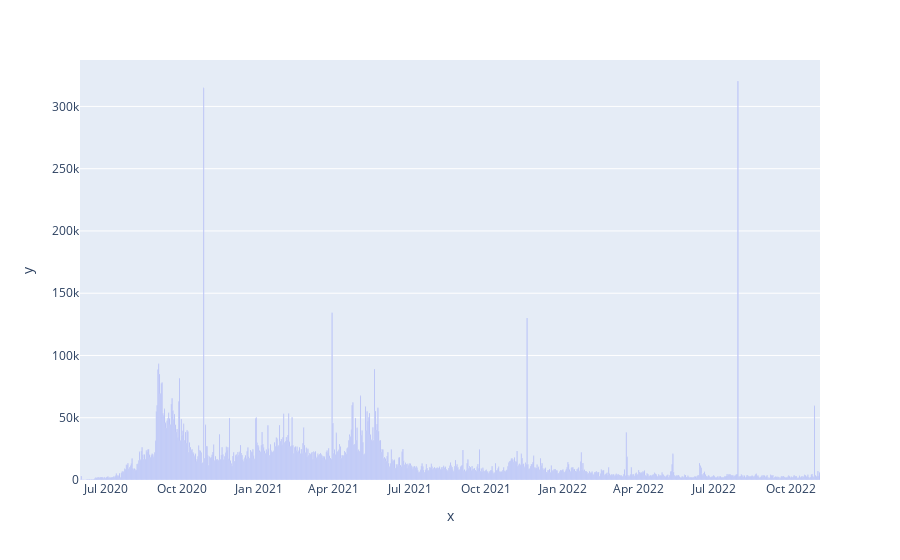

This figure's notebook cell:
### Code cell
fig = px.bar(x=df['ts'], y=df['trading_volumes'])
fig.show()

### Figure 1 — Plotly figure (JSON) as saved in the notebook; plotly's stock layout.template omitted (floating-point values rounded to 4 significant figures; data arrays with more than 128 entries replaced by an {"elided": "..."} marker saying what was removed)
{"data": [{"alignmentgroup": "True", "hovertemplate": "x=%{x}<br>y=%{y}<extra></extra>", "legendgroup": "", "marker": {"color": "#636efa", "pattern": {"shape": ""}}, "name": "", "offsetgroup": "", "orientation": "v", "showlegend": false, "textposition": "auto", "type": "bar", "x": {"elided": "888 str values"}, "xaxis": "x", "y": {"elided": "888 float values"}, "yaxis": "y"}], "layout": {"barmode": "relative", "legend": {"tracegroupgap": 0}, "margin": {"t": 60}, "xaxis": {"anchor": "y", "domain": [0, 1], "title": {"text": "x"}}, "yaxis": {"anchor": "x", "domain": [0, 1], "title": {"text": "y"}}}}
